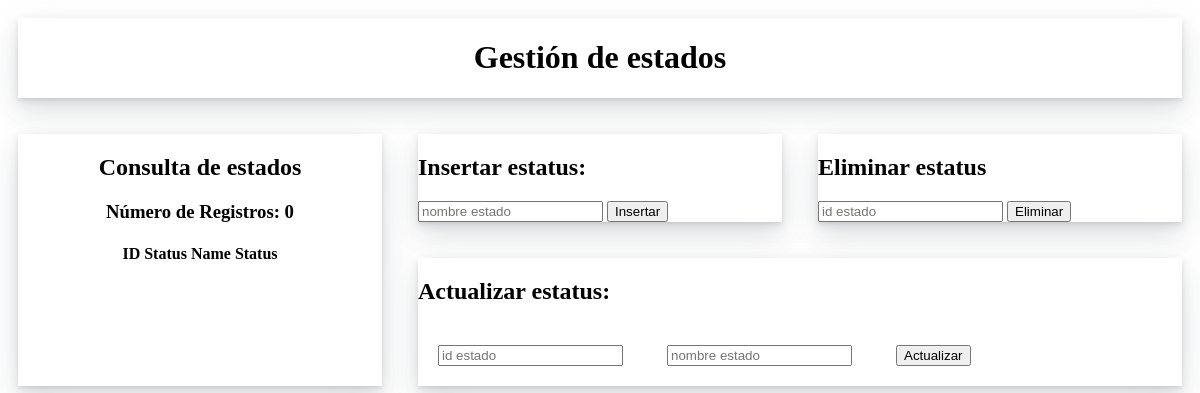
Page /Status.php on the earlier database version.
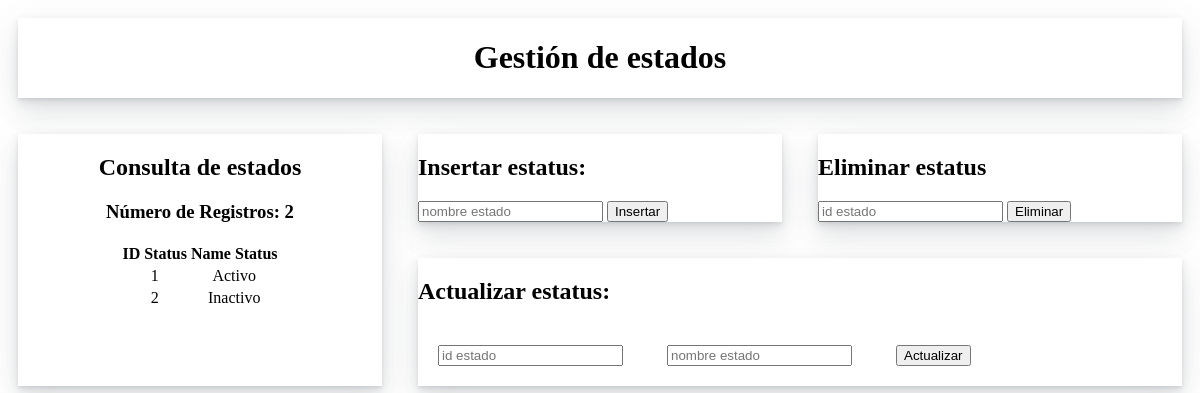
Same page on the later database version.
### tables this page shows
CREATE TABLE Status(
    idStatus TINYINT NOT NULL AUTO_INCREMENT PRIMARY KEY,
    nameStatus VARCHAR(100) NOT NULL
);

### controllers/StatusController.php (called while the page is built, shortened)
<?php
require_once(__DIR__ . '/../models/StatusModel.php');
class StatusController {
	private $model;
	public function __construct() {
		$this->model = new StatusModel();
	}
	public function get($filter = '' ) {
		return $this->model->get( $filter);
	}
}

### models/Model.php (called while the page is built, shortened)
<?php
abstract class Model {
	private static $db_host = 'localhost';
	private static $db_user = 'root';
	private static $db_pass = '';
	private static $db_name = 'tecnoStore';
	private static $db_charset = 'utf8';
	private $conn;
	protected $query;
	protected $rows = array();
	private function db_open() {
		$this->conn = new mysqli(
			self::$db_host,
			self::$db_user,
			self::$db_pass,
			self::$db_name
		);
		$this->conn->set_charset(self::$db_charset);
	}
	protected function get_query() {
		$result = $this->conn->query($this->query);
		while( $this->rows[] = $result->fetch_assoc() );
		return array_pop($this->rows);
	}
}

### models/StatusModel.php (called while the page is built, shortened)
<?php
require_once('Model.php');
class StatusModel extends Model {
	public function get( $filter = '' ) {
		$this->query = ( $filter != '')
			?"SELECT * FROM Status WHERE idStatus LIKE '%$filter%';"
			:"SELECT * FROM Status";
		$this->get_query();
		$data = array();
		foreach ($this->rows as $key => $value) {
			array_push($data, $value);
		}
		return $data;
	}
}
?>

### views/StatusView.php (the view, shortened to what this page needs)
<?php
require(__DIR__ . '/../controllers/StatusController.php');
function Consultar(){
	$status = new StatusController();
	$status_data = $status->get();
			$num_status = count($status_data);
?>
			<h2>Consulta de estados</h2>
			<?php echo "<h3>Número de Registros: $num_status</h3>"; ?>
				<table>
				<tr>
					<th>ID Status</th>
					<th>Name Status</th>
				</tr>
<?php
			for ($n = 0; $n < count($status_data); $n++) {
				echo '<tr>
					<td>'.$status_data[$n]['idStatus'].'</td>
					<td>'.$status_data[$n]['nameStatus'].'</td>
				</tr>';
			}
				echo '</table>';
}

Differences in the rows shown:
added status: idStatus "1", nameStatus "Activo"
added status: idStatus "2", nameStatus "Inactivo"
Other differences:
$num_status: "0" → "2"
